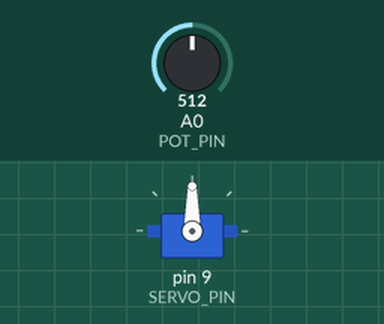
Bench run of a sketch on a simulated Arduino Uno, built with avr-gcc and run on an emulated ATmega328P. Shown: servo. Inputs (shaded band) come from the test bench; at power-on: A0 (POT_PIN) = 512. What the sketch prints to the serial monitor is not drawn.

Above: at 4.4 s.
4.5 s: A0 (POT_PIN) set to 170
At 4.9 s:
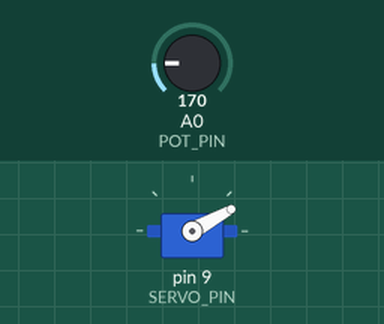
6.0 s: A0 (POT_PIN) set to 552
At 6.5 s:
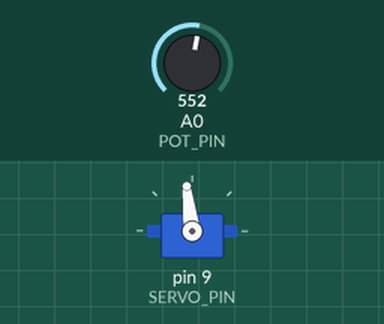
7.5 s: A0 (POT_PIN) set to 586
At 8.1 s:
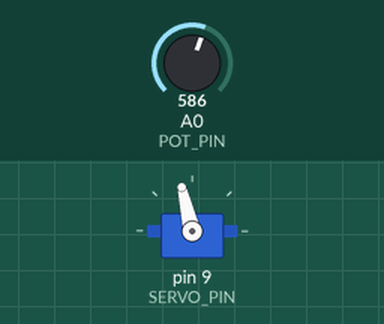
9.0 s: A0 (POT_PIN) set to 900
At 9.7 s:
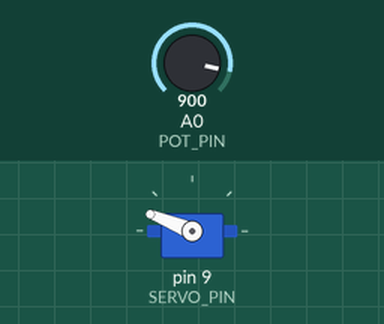
10.5 s: A0 (POT_PIN) set to 1023
At 11.9 s:
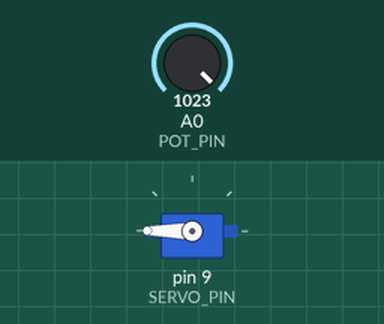
Timing chart, 0 to 13.0 s (numbered marks = the images above; inputs shaded):
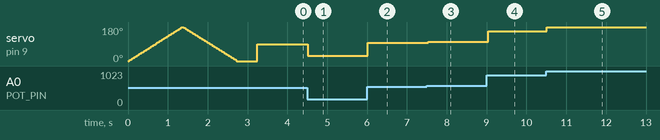

The sketch:

u17-servo.ino
```cpp
/*
 * U17 · SG90 伺服馬達
 *
 * 目標：角度控制，以及「供電」這件事。
 * 函式庫：Servo（Arduino IDE 內建，不用另外裝）
 *
 * 接線（SG90 三條線）：
 *   棕色 -- GND
 *   紅色 -- 5V
 *   橘色（訊號）-- D9
 *
 * 可變電阻同 U07：中間腳 -- A0，兩側分別接 5V 與 GND
 */

#include <Servo.h>

const int SERVO_PIN = 9;
const int POT_PIN = A0;

Servo servo;

void setup() {
  servo.attach(SERVO_PIN);
  Serial.begin(9600);

  // 先自己掃一圈，確認機構沒有卡住
  for (int angle = 0; angle <= 180; angle += 2) { servo.write(angle); delay(15); }
  for (int angle = 180; angle >= 0; angle -= 2) { servo.write(angle); delay(15); }
  delay(500);
  Serial.println("轉動可變電阻控制角度");
}

void loop() {
  int raw = analogRead(POT_PIN);
  int angle = map(raw, 0, 1023, 0, 180);
  servo.write(angle);

  Serial.print("角度 ");
  Serial.println(angle);
  delay(50);   // 給馬達一點時間轉過去
}

/*
 * 供電：這是伺服馬達最常見的問題
 *   SG90 空載大約 100~200 mA，堵轉瞬間可以到 700 mA。
 *   一顆用 Uno 的 5V 通常還撐得住，但會看到板子偶爾自己重開
 *   —— 那是電壓被拉低造成晶片重置。
 *   接兩顆以上、或馬達要出力，就要用獨立電源，
 *   而且獨立電源的 GND 一定要和 Uno 的 GND 接在一起。
 *
 * 抖動不停
 *   SG90 到定位後仍會微微修正。不需要持續控制時，
 *   可以用 servo.detach() 讓它放鬆。
 *
 * Servo 函式庫會占用 Timer1，
 * 所以用了它之後，D9 和 D10 的 analogWrite 會失效。
 */
```

Measured:
- after the input at 4.5 s, servo on pin 9 (SERVO_PIN): 90° → 29° at once
- after the input at 6.0 s, servo on pin 9 (SERVO_PIN): 29° → 97° at once
- after the input at 7.5 s, servo on pin 9 (SERVO_PIN): 97° → 103° at once
- after the input at 9.0 s, servo on pin 9 (SERVO_PIN): 103° → 158° at once
- after the input at 10.5 s, servo on pin 9 (SERVO_PIN): 158° → 180° at once
